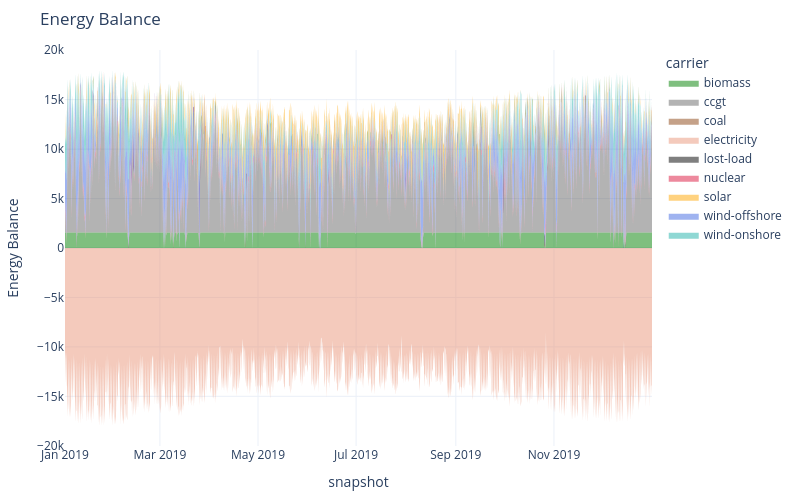

The notebook cell this image was saved under:
### Markdown cell above
### 3.2 Re-run the model and see how the merit order and prices change

### Code cell
n.optimize()
n.statistics.energy_balance.iplot.area()

### Figure 1 — Plotly figure (JSON) as saved in the notebook; plotly's stock layout.template omitted (floating-point values rounded to 4 significant figures; data arrays with more than 128 entries replaced by an {"elided": "..."} marker saying what was removed)
{"data": [{"fillpattern": {"shape": ""}, "hovertemplate": "carrier=biomass<br>snapshot=%{x}<br>Energy Balance=%{y}<extra></extra>", "legendgroup": "biomass", "line": {"color": "green", "width": 0}, "marker": {"symbol": "circle"}, "mode": "lines", "name": "biomass", "orientation": "v", "showlegend": false, "stackgroup": "positive", "type": "scatter", "x": {"elided": "8630 str values"}, "xaxis": "x", "y": {"elided": "8630 float values"}, "yaxis": "y"}, {"fillpattern": {"shape": ""}, "hovertemplate": "carrier=ccgt<br>snapshot=%{x}<br>Energy Balance=%{y}<extra></extra>", "legendgroup": "ccgt", "line": {"color": "dimgrey", "width": 0}, "marker": {"symbol": "circle"}, "mode": "lines", "name": "ccgt", "orientation": "v", "showlegend": false, "stackgroup": "positive", "type": "scatter", "x": {"elided": "8382 str values"}, "xaxis": "x", "y": {"elided": "8382 float values"}, "yaxis": "y"}, {"fillpattern": {"shape": ""}, "hovertemplate": "carrier=nuclear<br>snapshot=%{x}<br>Energy Balance=%{y}<extra></extra>", "legendgroup": "nuclear", "line": {"color": "crimson", "width": 0}, "marker": {"symbol": "circle"}, "mode": "lines", "name": "nuclear", "orientation": "v", "showlegend": false, "stackgroup": "positive", "type": "scatter", "x": {"elided": "8666 str values"}, "xaxis": "x", "y": {"elided": "8666 float values"}, "yaxis": "y"}, {"fillpattern": {"shape": ""}, "hovertemplate": "carrier=wind-offshore<br>snapshot=%{x}<br>Energy Balance=%{y}<extra></extra>", "legendgroup": "wind-offshore", "line": {"color": "royalblue", "width": 0}, "marker": {"symbol": "circle"}, "mode": "lines", "name": "wind-offshore", "orientation": "v", "showlegend": false, "stackgroup": "positive", "type": "scatter", "x": {"elided": "8741 str values"}, "xaxis": "x", "y": {"elided": "8741 float values"}, "yaxis": "y"}, {"fillpattern": {"shape": ""}, "hovertemplate": "carrier=wind-onshore<br>snapshot=%{x}<br>Energy Balance=%{y}<extra></extra>", "legendgroup": "wind-onshore", "line": {"color": "lightseagreen", "width": 0}, "marker": {"symbol": "circle"}, "mode": "lines", "name": "wind-onshore", "orientation": "v", "showlegend": false, "stackgroup": "positive", "type": "scatter", "x": {"elided": "8757 str values"}, "xaxis": "x", "y": {"elided": "8757 float values"}, "yaxis": "y"}, {"fillpattern": {"shape": ""}, "hovertemplate": "carrier=solar<br>snapshot=%{x}<br>Energy Balance=%{y}<extra></extra>", "legendgroup": "solar", "line": {"color": "orange", "width": 0}, "marker": {"symbol": "circle"}, "mode": "lines", "name": "solar", "orientation": "v", "showlegend": false, "stackgroup": "positive", "type": "scatter", "x": {"elided": "4417 str values"}, "xaxis": "x", "y": {"elided": "4417 float values"}, "yaxis": "y"}, {"fillpattern": {"shape": ""}, "hovertemplate": "carrier=electricity<br>snapshot=%{x}<br>Energy Balance=%{y}<extra></extra>", "legendgroup": "electricity", "line": {"color": "darksalmon", "width": 0}, "marker": {"symbol": "circle"}, "mode": "lines", "name": "electricity", "orientation": "v", "showlegend": false, "stackgroup": "negative", "type": "scatter", "x": {"elided": "8760 str values"}, "xaxis": "x", "y": {"elided": "8760 float values"}, "yaxis": "y"}, {"fillpattern": {"shape": ""}, "hovertemplate": "carrier=biomass<br>snapshot=%{x}<br>Energy Balance=%{y}<extra></extra>", "legendgroup": "biomass", "line": {"color": "green", "width": 0}, "marker": {"symbol": "circle"}, "mode": "lines", "name": "biomass", "orientation": "v", "showlegend": true, "stackgroup": "1", "type": "scatter", "x": ["2019-12-31T23:00:00.000000"], "xaxis": "x", "y": [NaN], "yaxis": "y"}, {"fillpattern": {"shape": ""}, "hovertemplate": "carrier=ccgt<br>snapshot=%{x}<br>Energy Balance=%{y}<extra></extra>", "legendgroup": "ccgt", "line": {"color": "dimgrey", "width": 0}, "marker": {"symbol": "circle"}, "mode": "lines", "name": "ccgt", "orientation": "v", "showlegend": true, "stackgroup": "1", "type": "scatter", "x": ["2019-12-31T23:00:00.000000"], "xaxis": "x", "y": [NaN], "yaxis": "y"}, {"fillpattern": {"shape": ""}, "hovertemplate": "carrier=coal<br>snapshot=%{x}<br>Energy Balance=%{y}<extra></extra>", "legendgroup": "coal", "line": {"color": "saddlebrown", "width": 0}, "marker": {"symbol": "circle"}, "mode": "lines", "name": "coal", "orientation": "v", "showlegend": true, "stackgroup": "1", "type": "scatter", "x": ["2019-12-31T23:00:00.000000"], "xaxis": "x", "y": [NaN], "yaxis": "y"}, {"fillpattern": {"shape": ""}, "hovertemplate": "carrier=electricity<br>snapshot=%{x}<br>Energy Balance=%{y}<extra></extra>", "legendgroup": "electricity", "line": {"color": "darksalmon", "width": 0}, "marker": {"symbol": "circle"}, "mode": "lines", "name": "electricity", "orientation": "v", "showlegend": true, "stackgroup": "1", "type": "scatter", "x": ["2019-12-31T23:00:00.000000"], "xaxis": "x", "y": [NaN], "yaxis": "y"}, {"fillpattern": {"shape": ""}, "hovertemplate": "carrier=lost-load<br>snapshot=%{x}<br>Energy Balance=%{y}<extra></extra>", "legendgroup": "lost-load", "line": {"color": "black", "width": 0}, "marker": {"symbol": "circle"}, "mode": "lines", "name": "lost-load", "orientation": "v", "showlegend": true, "stackgroup": "1", "type": "scatter", "x": ["2019-12-31T23:00:00.000000"], "xaxis": "x", "y": [NaN], "yaxis": "y"}, {"fillpattern": {"shape": ""}, "hovertemplate": "carrier=nuclear<br>snapshot=%{x}<br>Energy Balance=%{y}<extra></extra>", "legendgroup": "nuclear", "line": {"color": "crimson", "width": 0}, "marker": {"symbol": "circle"}, "mode": "lines", "name": "nuclear", "orientation": "v", "showlegend": true, "stackgroup": "1", "type": "scatter", "x": ["2019-12-31T23:00:00.000000"], "xaxis": "x", "y": [NaN], "yaxis": "y"}, {"fillpattern": {"shape": ""}, "hovertemplate": "carrier=solar<br>snapshot=%{x}<br>Energy Balance=%{y}<extra></extra>", "legendgroup": "solar", "line": {"color": "orange", "width": 0}, "marker": {"symbol": "circle"}, "mode": "lines", "name": "solar", "orientation": "v", "showlegend": true, "stackgroup": "1", "type": "scatter", "x": ["2019-12-31T23:00:00.000000"], "xaxis": "x", "y": [NaN], "yaxis": "y"}, {"fillpattern": {"shape": ""}, "hovertemplate": "carrier=wind-offshore<br>snapshot=%{x}<br>Energy Balance=%{y}<extra></extra>", "legendgroup": "wind-offshore", "line": {"color": "royalblue", "width": 0}, "marker": {"symbol": "circle"}, "mode": "lines", "name": "wind-offshore", "orientation": "v", "showlegend": true, "stackgroup": "1", "type": "scatter", "x": ["2019-12-31T23:00:00.000000"], "xaxis": "x", "y": [NaN], "yaxis": "y"}, {"fillpattern": {"shape": ""}, "hovertemplate": "carrier=wind-onshore<br>snapshot=%{x}<br>Energy Balance=%{y}<extra></extra>", "legendgroup": "wind-onshore", "line": {"color": "lightseagreen", "width": 0}, "marker": {"symbol": "circle"}, "mode": "lines", "name": "wind-onshore", "orientation": "v", "showlegend": true, "stackgroup": "1", "type": "scatter", "x": ["2019-12-31T23:00:00.000000"], "xaxis": "x", "y": [NaN], "yaxis": "y"}], "layout": {"height": 500, "hovermode": "x", "legend": {"title": {"text": "carrier"}, "tracegroupgap": 0}, "margin": {"b": 50, "l": 50, "r": 50, "t": 50}, "title": {"text": "Energy Balance"}, "width": 800, "xaxis": {"anchor": "y", "domain": [0, 1], "title": {"text": "snapshot"}}, "yaxis": {"anchor": "x", "domain": [0, 1], "title": {"text": "Energy Balance"}}}}
